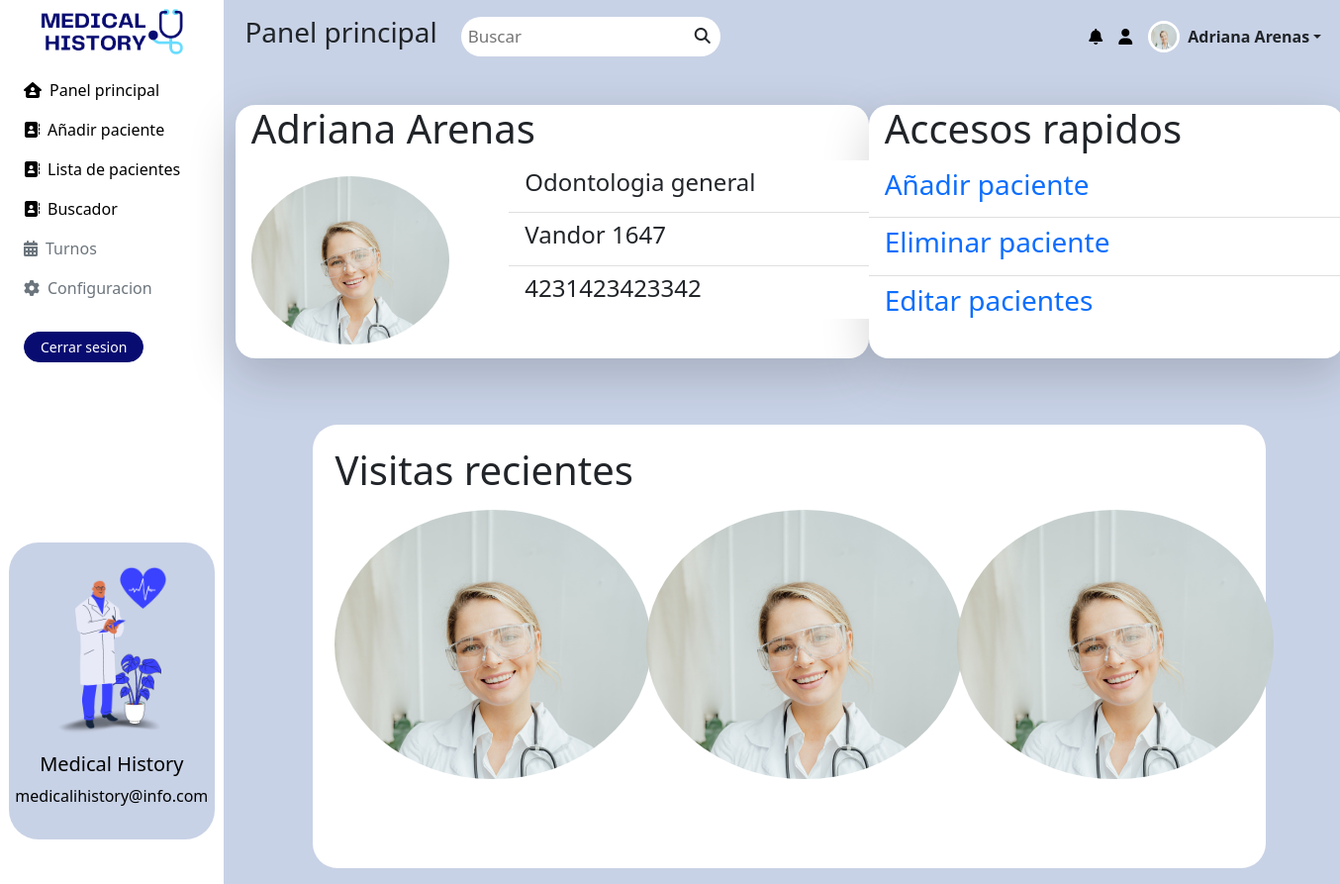
Screenshot of /medicalRols/doctor/principalPanel.php (signed in) with the database file from the repository.
### tables this page shows
CREATE TABLE `principalusers` (
  `id` int(4) NOT NULL,
  `doctorSpecilization` varchar(50) NOT NULL,
  `doctorName` varchar(50) NOT NULL,
  `doctorAddress` varchar(50) NOT NULL,
  `doctorContact` bigint(50) NOT NULL,
  `doctorEmail` varchar(50) NOT NULL,
  `doctorPassword` varchar(50) NOT NULL,
  `userType` varchar(50) NOT NULL,
  `creationDate` date NOT NULL DEFAULT current_timestamp(),
  `updationDate` timestamp NOT NULL DEFAULT current_timestamp() ON UPDATE current_timestamp()
);

CREATE TABLE `tblpatient` (
  `id` int(11) NOT NULL,
  `docId` int(11) NOT NULL,
  `patientName` varchar(50) NOT NULL,
  `patientContact` int(50) NOT NULL,
  `patientEmail` varchar(50) NOT NULL,
  `patientGender` varchar(50) NOT NULL,
  `patientAddress` varchar(50) NOT NULL,
  `patientAge` int(50) NOT NULL,
  `patientMedHis` varchar(50) NOT NULL,
  `creationDate` date NOT NULL DEFAULT current_timestamp(),
  `updationDate` timestamp NOT NULL DEFAULT current_timestamp() ON UPDATE current_timestamp()
);

### medicalRols/doctor/principalPanel.php (the view, shortened to what this page needs)
<?php
  include('config.php');
  $doctorid=$_SESSION['id'];
  $ret = mysqli_query($con,"SELECT doctorSpecilization, doctorName, doctorAddress, doctorContact FROM principalUsers WHERE id='$doctorid'");
  $row = mysqli_fetch_array($ret);
  $specialty = $row['doctorSpecilization'];
  $user = $row['doctorName'];
  $address = $row['doctorAddress'];
  $number = $row['doctorContact'];
?>
<!DOCTYPE html>
<html lang="en">
    <head>
        <link rel="stylesheet" href="../../resources/css/docIndex.css">
        <link href="https://cdn.jsdelivr.net/npm/bootstrap@5.1.3/dist/css/bootstrap.min.css" rel="stylesheet">
    </head>
    <body>
      <div class="container-fluid">
        <div class="row flex-nowrap">
          <div class="col-auto col-md-3 col-xl-2 px-sm-2 px-0 bg-white">
            <div class="d-flex flex-column px-3 pt-2 text-white min-vh-100">
              <a href="/" class="d-flex align-items-center justify-content-center pb-3 mb-md-0 me-m  text-decoration-none">
                <img class="img-fluid logo" src="../../resources/images/3.png" alt="">
              </a>
              <ul class="nav nav-pills flex-column mb-sm-auto mb-0 align-items-center align-items-sm-start" id="menu">
                <li class="nav-item">
                  <a href="principalPanel.php" class="nav-link align-middle px-0">
                    <i class="fa-solid fa-house-user me-2"></i>Panel principal
                  </a>
                  <a href="addPatient.php" class="nav-link align-middle px-0">
                    <i class= "fa-solid fa-address-book me-2"></i>Añadir paciente
                  </a>
                  <a href="listPatients.php" class="nav-link align-middle px-0">
                    <i class= "fa-solid fa-address-book me-2"></i>Lista de pacientes
                  </a>
                  <a href="patientSearch.php" class="nav-link align-middle px-0">
                    <i class= "fa-solid fa-address-book me-2"></i>Buscador
                  </a>
                  <a href="calendar.php" class="nav-link align-middle disabled px-0">
                    <i class="fa-solid fa-calendar-days me-2"></i>Turnos
                  </a>
                  <a href="configuration.html" class="nav-link align-middle disabled px-0">
                    <i class="fa-solid fa-gear me-2"></i>Configuracion
                  </a>
                </li>
                <li class="mt-4 mb-1">
                  <a href="index.html">
                    <button type="button" class="btn btn-primary btn-sm ps-3 pe-3 me-sm-2 buttonsNav">
                      <a href="logout.php" class="logoutButton" style="text-decoration: none;">
                        Cerrar sesion
                      </a>
                    </button>
                  </a>
                </li>
              </ul>
              <div class="align-items-center pb-4">
                <div class="d-flex align-items-center justify-content-center flex-column bd-highlight bottom-0 start-0" style="margin-top: 100%;">
                  <div class="p-2 bd-highlight align-items-center" style="padding:0 !important;">
                    <div class="card align-items-center pt-4 pb-3" style="border: none; background-color: #c8d2e6;width: 13rem !important; border-radius: 30px;">
                    <img src="../../resources/images/sideBarImage.png" class="card-img-top img-fluid" style="max-width: 7rem;" alt="...">
                    <div class="card-body text-center text-black">
                      <h5 class="card-title">Medical History</h5>
                      <p class="card-text">medicalihistory@info.com</p>
                    </div>
                    </div>
                  </div>
                </div>
              </div>
            </div>
          </div>
          <div class="col py-3" style="background-color:#c8d2e6">
            <header class="navbar justify-content-start sticky-top flex-md-nowrap p-0">
              <div>
                <h3 class="navbarText">Panel principal</h3>
              </div>
              <div class="topnav">
                <input type="text" class="searchBar" placeholder="Buscar">
                <i class="fa-solid fa-magnifying-glass"></i>
              </div>
              <div class="dropdown d-flex flex-row-reverse">
                <a href="#" class="d-flex align-items-center link-dark text-decoration-none dropdown-toggle" id="dropdownMenuButton1" data-bs-toggle="dropdown" aria-expanded="false">
                <img src="../../resources/images/profile.jpg" alt="" width="32" height="32" class="rounded-circle me-2 ms-2 border border-white border-3">
                <strong><?php  echo $user;?></strong>
                </a>
                <a class="d-flex align-items-center text-decoration-none notificationsIcon">
                <i class="fa-solid fa-bell me-2 ms-2"></i>
                <i class="fa-solid fa-user me-2 ms-2"></i>
                </a>
              </div>
            </header>
            <div class="principalPanelBody">
              <div class="d-flex align-items-stretch justify-content-around top" style="margin-top: 3rem !important;">
                <card class="shadow-lg docPresentation">
                  <h1 class="titleProfesional"><?php  echo $user;?></h1>
                  <div class="row justify-content-center">
                    <div class="col-5">
                      <img src="../../resources/images/profile.jpg" sizes="150x150" class="img-fluid rounded-circle imageProfesional" alt="">
                    </div>
                    <div class="col-7">
                      <ul class="list-group list-group-flush">
                        <li class="list-group-item"><h4><?php  echo $specialty;?></h4></li>
                        <li class="list-group-item"><h4><?php  echo $address;?></h4></li>
                        <li class="list-group-item"><h4><?php  echo $number;?></h4></li>
                      </ul>
                    </div>
                  </div>
                </card>
                <card class="shadow-lg quickAccess">
                  <h1 class="titleAccess">Accesos rapidos</h1>
                  <ul class="list-group list-group-flush">
                    <li class="list-group-item"><h3 class="quickAccessLinks"><a href="addPatient.php" style="text-decoration: none;">Añadir paciente</a></h3></li>
                    <li class="list-group-item"><h3 class="quickAccessLinks"><a href="listPatients.php" style="text-decoration: none;">Eliminar paciente</a></h3></li>
                    <li class="list-group-item"><h3 class="quickAccessLinks"><a href="listPatients.php" style="text-decoration: none;">Editar pacientes</a></h3></li>
                  </ul>
                </card>
              </div>
              <div class="container-fluid align-items-stretch bottom">
                <card class="shadow-lg lastVisits">
                  <h1>Visitas recientes</h1>
                  <div class="row justify-content-center">
                    <?php
                      $res = mysqli_query($con,"select * from tblpatient where Docid='$doctorid' ORDER BY CreationDate DESC");
                      $counter = 0;
                      while ($rowTwo = mysqli_fetch_array($res)) {
                        if($counter <= 2){
                    ?>
                    <div class="col-4">
                      <img src="../../resources/images/profile.jpg" sizes="20x20" class="img-fluid rounded-circle patientImage" alt="">
                    </div>
                    <?php
                      }++$counter;
                    } ?>
                  </div>
                </card>
              </div>
            </div>
          </div>
        </div>
      </div>
    </body>
</html>

### resources/css/docIndex.css (style rules this page uses)
.flex-md-nowrap { background-color: #c8d2e6; }
.logo { max-width: 9rem !important; }
.topnav { margin-left: 3%; position: relative; }
.topnav input[type=text] { float: right; padding: 7px; border: none; font-size: 17px; border-radius: 30px; }
.topnav i { position: absolute; top: 11px; right: 10px; height: 50px; }
.navbar { justify-content: start !important; }
.navbarText { white-space: nowrap; padding-left: 5%; }
.notificationsIcon { display: inline-flex !important; color: black !important; }
.dropdown { width: 100%; margin-right: 2%; }
.btn-primary { font-weight: 490; border-color: #080c71 !important; background-color: #080c71 !important; transition:color 1s linear !important; }
.btn { transition:color 1s linear !important; }
.btn-primary { border-radius: 35px !important; }
.nav-item a { color: black; }
.bottom { background-color: #ffffff !important; border-radius: 25px !important; width: 86% !important; height: 28rem; margin-top: 6% !important; padding: 2% !important ; }
.top { border-radius: 20px !important; width: 100% !important; margin-top: 1rem !important; }
.docPresentation { border-radius: 20px !important; background-color: white; width: 40rem; height: 16rem; }
.quickAccess { width: 30rem; border-radius: 20px !important; background-color: white; }
.quickAccessLinks { text-decoration: none !important; color: #0a58ca !important; }
.logoutButton { color: white; text-decoration: none !important; transition: 1s !important; }
.titleProfesional { padding-left: 1rem; }
.imageProfesional { margin: 1rem; width: 200px; height: auto; }
.titleAccess { padding-left: 1rem; }
.patientImage { max-width: 20rem !important; }
html, body { padding: 0 !important; margin: 0 !important; width: 100% !important; height: 100% !important; }

### rows the page displays
principalusers: doctorName "Adriana Arenas", doctorSpecilization "Odontologia general", doctorAddress "Vandor 1647", doctorContact "4231423423342"
